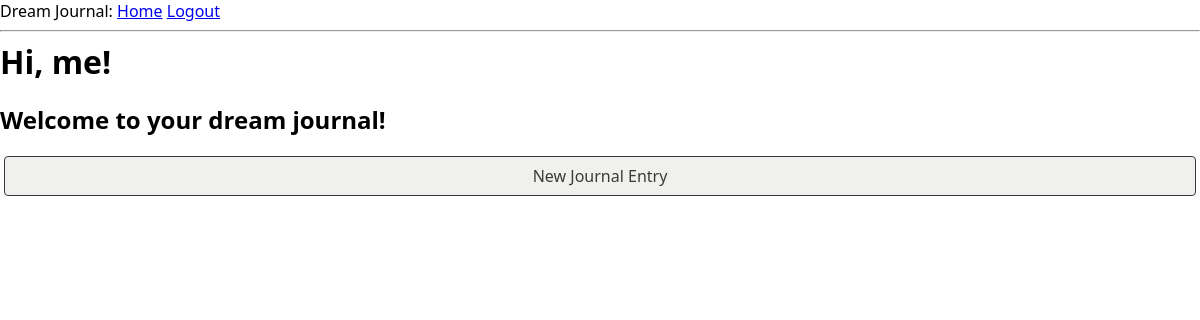
The page /index (signed in) on the database as committed earlier.
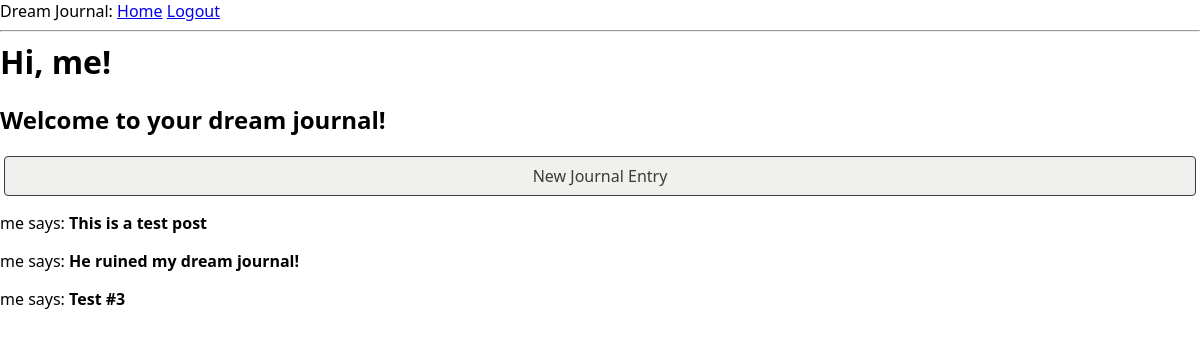
The same page on the database as committed later.
### app/models.py (models this page shows, shortened)
class User(UserMixin, db.Model):
    id = db.Column(db.Integer, primary_key=True)
    username = db.Column(db.String(64), index=True, unique=True)
    email = db.Column(db.String(120), index=True, unique=True)
    password_hash = db.Column(db.String(128))
    posts = db.relationship('Post', backref='author', lazy='dynamic')

class Post(db.Model):
    id = db.Column(db.Integer, primary_key=True)
    body = db.Column(db.String(140))
    timestamp = db.Column(db.DateTime, index=True, default=datetime.utcnow)
    user_id = db.Column(db.Integer, db.ForeignKey('user.id'))

### app/routes.py (the view)
@app.route('/')
@app.route('/index')
@login_required
def index():
    posts = current_user.posts.all()
    return render_template("index.html", title='Home Page', posts=posts)

### app/models.py (called while the page is built)
@login.user_loader
def load_user(id):
    return User.query.get(int(id))

### app/templates/index.html
{% extends "base.html" %}
{% block content %}
    <h1>Hi, {{ current_user.username }}!</h1>
    <h2>Welcome to your dream journal!</h2>
    <a class="action new-note" href="{{ url_for('edit_entry') }}">New Journal Entry</a>
    {% for post in posts %}
    <div><p>{{ post.author.username }} says: <b>{{ post.body }}</b></p></div>
    {% endfor %}
{% endblock %}

### app/templates/base.html (shortened to what this page needs)
<html>
    <head>
        <link rel="stylesheet" href="{{ url_for('static', filename='style.css') }}">
    </head>
    <body>
        <div>
            Dream Journal:
            <a href="{{ url_for('index') }}">Home</a>
            {% if current_user.is_anonymous %}
            <a href="{{ url_for('login') }}">Login</a>
            {% else %}
            <a href="{{ url_for('logout') }}">Logout</a>
            {% endif %}
        </div>
        <hr>
        {% block content %}{% endblock %}
    </body>
</html>

### app/static/style.css (style rules this page uses)
* { box-sizing: border-box; }
html, body { margin: initial; padding: initial; font-family: system-ui, -apple-system, sans-serif; }
:root { --note-color-bg: hsla(49, 100%, 80%, 1); --ui-border-color: hsla(0, 0%, 40%, 1); --ui-action-new-fg: hsla(202, 86%, 30%, 1); --ui-action-new-bg: hsla(202, 29%, 94%, 1); --ui-action-neutral-fg: hsla(60, 5%, 22%, 1); --ui-action-neutral-bg: hsla(60, 5%, 94%, 1); --ui-action-warning-fg: hsla(0, 75%, 42%, 1); --ui-action-warning-bg: hsla(0, 20%, 94%, 1); }
a.action, button.action { border-radius: 0.25rem; border: 1px solid currentColor; display: block; font-size: 1rem; margin: 0.25rem; padding: 0.5rem; text-decoration: none; }
h1 { margin: 0; flex: 1 0 auto; }
.action.new-note { background-color: var(--ui-action-new-bg); color: var(--ui-action-new-fg); }
.action.new-note { background-color: var(--ui-action-neutral-bg); color: var(--ui-action-neutral-fg); text-align: center; }

Rows that differ between the two databases and show on the page:
added Post: author.username "me", body "This is a test post"
added Post: author.username "me", body "He ruined my dream journal!"
added Post: author.username "me", body "Test #3"
